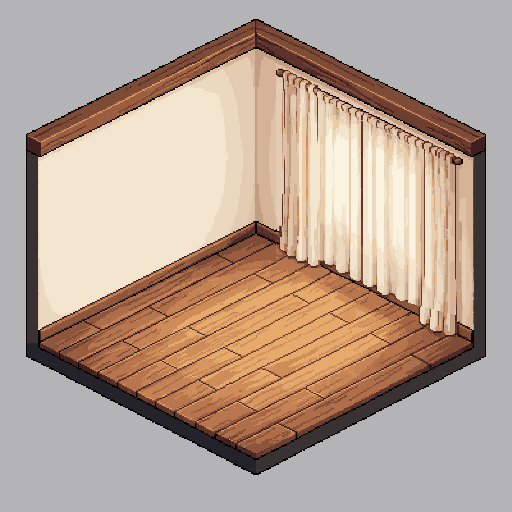
#> input picture e2e/pixel-art/quarto/novo/quarto/cortina-dia-1.png, 512 x 512 px, given in place of fechada-3.png, which was not available
$ python entrada.py ../cortina-dia-1.png
#> lines starting #> are read from the running program, lines starting #| are printed output that depends on the picture; after the words box and inside, x2 and y2 are one past the last pixel; in counts of white or black regions, pixels touching at a corner belong together
# A PORTA DE ENTRADA DO SALÃO no lugar: a fechada escolhida (fechada-3) e a aberta (a mesma com a folha repintada,
# aberta-1, só dentro da máscara) viram as peças da parede, nas coordenadas do quarto (27 px acima), como avulsos.py faz
# com as outras: peca-dia.png / peca-noite.png (fechada) e peca-aberta-dia.png / peca-aberta-noite.png, e o item.json.
#   py -3 e2e/pixel-art/quarto/novo/quarto/parede/entrada.py [fechada] [aberta]
import json, os, sys
import numpy as np
from PIL import Image
AQUI = os.path.dirname(os.path.abspath(__file__)); D = os.path.join(os.path.dirname(AQUI), 'parede-salao', 'entrada')
FECHADA, ABERTA = (sys.argv[1:] + ['3', '1'])[:2] if len(sys.argv) > 2 else ('3', '1')
chao = lambda x: 253 + (x - 256) * (114 / 216)
f = np.array(Image.open(os.path.join(D, f'fechada-{FECHADA}.png')).convert('RGBA'))
#> f is the input picture: shape (512, 512, 4); mean R, G, B, A 184.1, 163, 147.6, 255
a = np.array(Image.open(os.path.join(D, f'aberta-{ABERTA}.png')).convert('RGBA'))
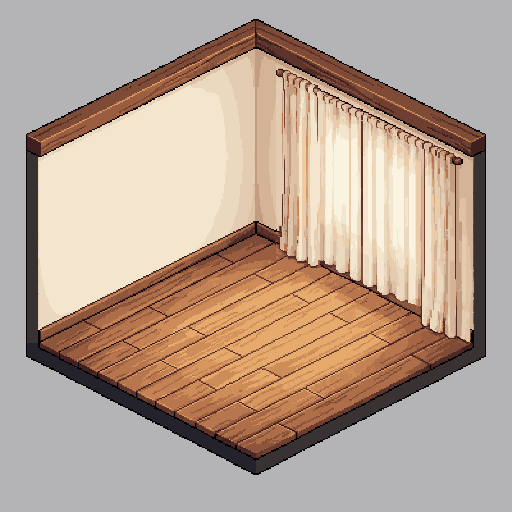
#> input picture e2e/pixel-art/quarto/novo/quarto/cortina-dia.png, 512 x 512 px, given in place of aberta-1.png, which was not available
#> a is the input picture: shape (512, 512, 4); mean R, G, B, A 184.2, 163.1, 147.7, 255
m = np.array(Image.open(os.path.join(D, 'mascara-folha.png')).convert('L')) > 127
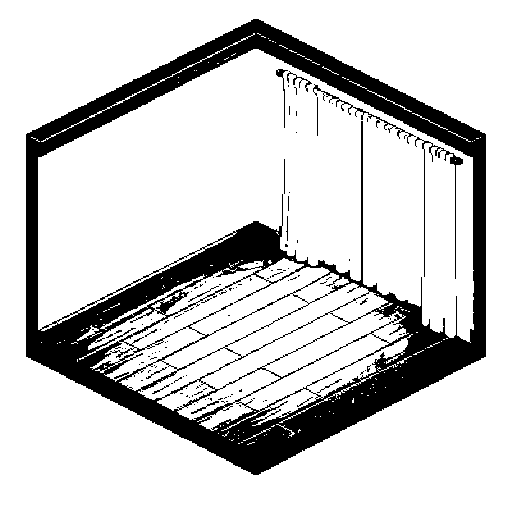
#> m: shape (512, 512) bool; 81.1% white; 124 black regions (109 under 20 px), largest, box (x1, y1, x2, y2) and area: (26, 19, 486, 475) 47612, (415, 137, 463, 279) 488, (313, 84, 416, 144) 350
ab = f.copy(); ab[m] = a[m]; ab[m, 3] = 255
#> after `ab[m] = a[m]`:
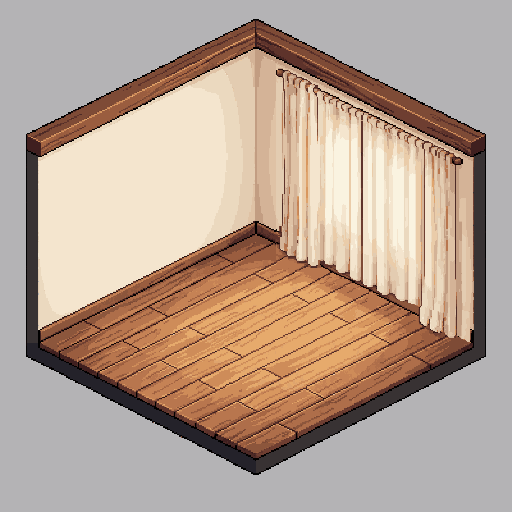
#> ab: shape (512, 512, 4); 0.33% of pixels changed, all inside (x1, y1, x2, y2) = (416, 298, 470, 342)
# a ref-margem.png tem a porta do banheiro em (14, 19); no salão ela está em (352, 190) (com os 27 px): a de entrada vai
# no mesmo lugar, para nascer na mesma parede e na mesma altura.
X0, Y0 = 352 - 14, 190 - 19
def tela(img):
#> (the run stopped early here; a loop or call above may not have finished)
